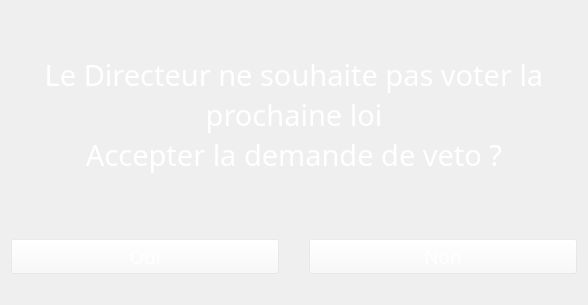
<?xml version="1.0" encoding="UTF-8"?>
<ui version="4.0">
 <class>W_VetoMessageBox</class>
 <widget class="QWidget" name="W_VetoMessageBox">
  <property name="geometry">
   <rect>
    <x>0</x>
    <y>0</y>
    <width>588</width>
    <height>305</height>
   </rect>
  </property>
  <property name="windowTitle">
   <string>Form</string>
  </property>
  <layout class="QVBoxLayout" name="verticalLayout">
   <property name="spacing">
    <number>0</number>
   </property>
   <item>
    <widget class="QLabel" name="label">
     <property name="font">
      <font>
       <family>Niagara Solid</family>
       <pointsize>22</pointsize>
      </font>
     </property>
     <property name="styleSheet">
      <string notr="true">QLabel{
	color:white;
}</string>
     </property>
     <property name="text">
      <string>Le Directeur ne souhaite pas voter la prochaine loi
Accepter la demande de veto ?</string>
     </property>
     <property name="alignment">
      <set>Qt::AlignCenter</set>
     </property>
     <property name="wordWrap">
      <bool>true</bool>
     </property>
    </widget>
   </item>
   <item>
    <layout class="QHBoxLayout" name="horizontalLayout">
     <property name="spacing">
      <number>30</number>
     </property>
     <property name="topMargin">
      <number>20</number>
     </property>
     <property name="bottomMargin">
      <number>20</number>
     </property>
     <item>
      <widget class="QPushButton" name="buttonYes">
       <property name="font">
        <font>
         <family>Niagara Solid</family>
         <pointsize>14</pointsize>
        </font>
       </property>
       <property name="styleSheet">
        <string notr="true">QPushButton{
	background-color:rgba(250,250,250,50);
	color:white;
}
QPushButton::hover{
	background-color:rgba(250,250,250,80);
}
QPushButton::pressed{
	background-color:rgba(250,250,250,100);
}</string>
       </property>
       <property name="text">
        <string>Oui</string>
       </property>
      </widget>
     </item>
     <item>
      <widget class="QPushButton" name="buttonNo">
       <property name="font">
        <font>
         <family>Niagara Solid</family>
         <pointsize>14</pointsize>
        </font>
       </property>
       <property name="styleSheet">
        <string notr="true">QPushButton{
	background-color:rgba(250,250,250,50);
	color:white;
}
QPushButton::hover{
	background-color:rgba(250,250,250,80);
}
QPushButton::pressed{
	background-color:rgba(250,250,250,100);
}</string>
       </property>
       <property name="text">
        <string>Non</string>
       </property>
      </widget>
     </item>
    </layout>
   </item>
  </layout>
 </widget>
 <resources/>
 <connections/>
</ui>
